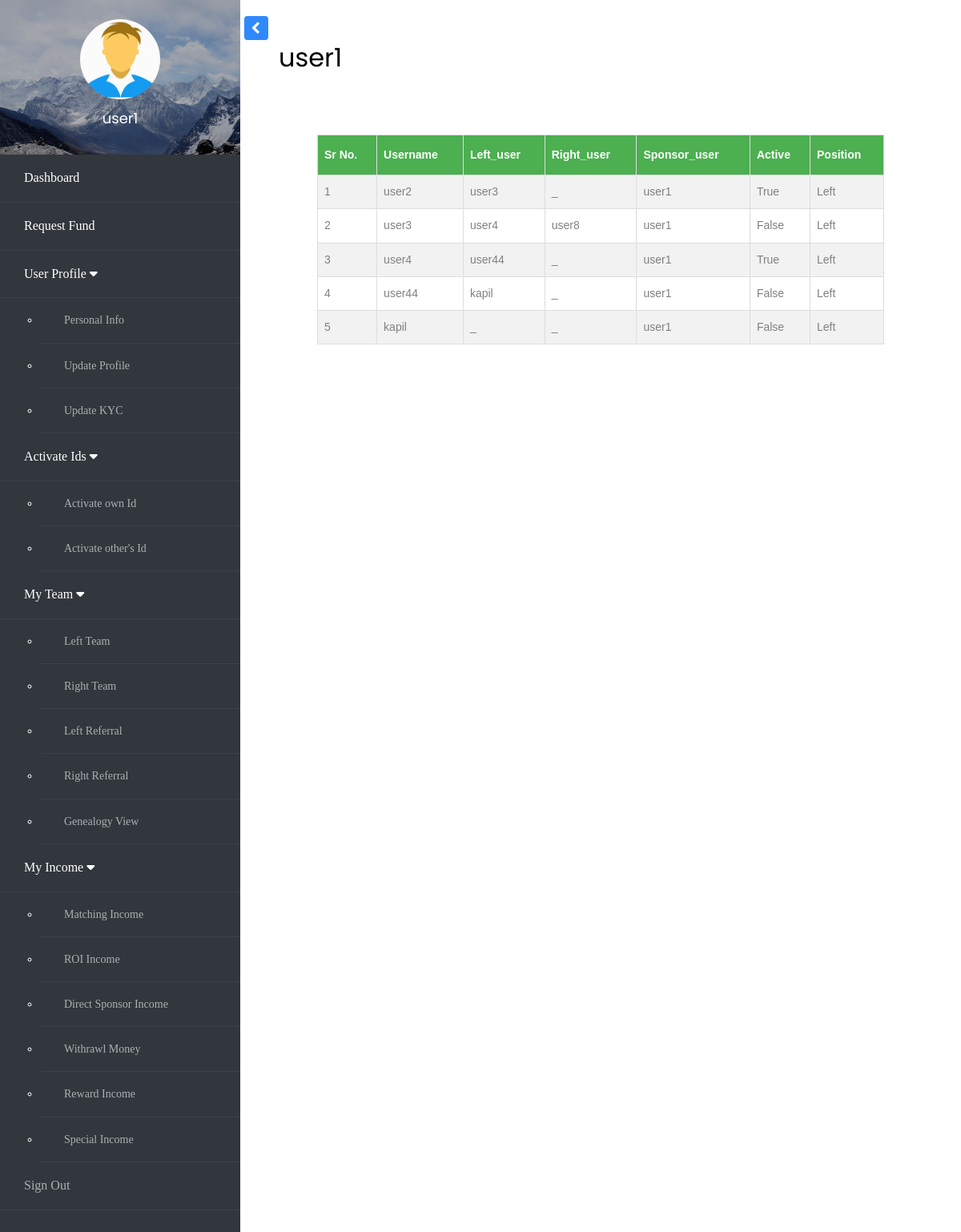
The app's page /p/myleft_referral/ (signed in), older data.
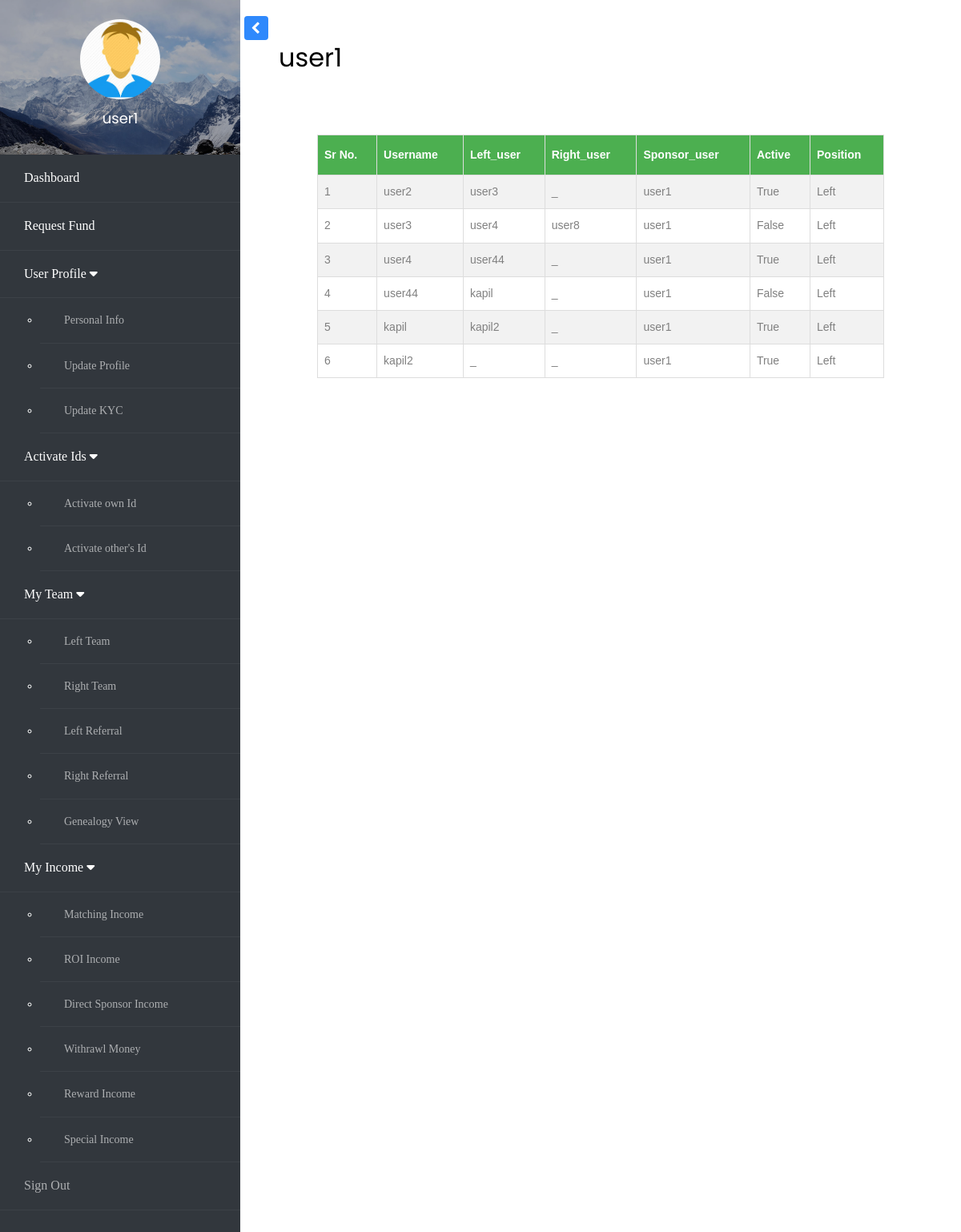
The same page, newer data.
### profile_app/models.py (models this page shows, shortened)
class Tree_View(models.Model):
	user_name = models.CharField(max_length=50,unique=True)
	left = models.CharField(max_length=50,default='null')
	right = models.CharField(max_length=50,default='null')
	left_count = models.IntegerField(default=0)
	right_count = models.IntegerField(default=0)

class Profile(models.Model):
    user = models.OneToOneField(User, on_delete=models.CASCADE)
    phon_no = models.CharField(max_length=12)
    city = models.CharField(max_length=50)
    image = models.ImageField(default="default.jpg", upload_to="profile_pics")
    package = models.IntegerField(default=1000)
    is_active = models.BooleanField(default=False)
    active_amount = models.IntegerField(default=0)
    sponsor_id = models.CharField(max_length=50,default="null")
    side = models.CharField(max_length=5,default = "null")
    '''class Meta:
        verbose_name = _("Profile")
        verbose_name_plural = _("Profiles")
        ordering = ("user",)'''

### profile_app/views.py (the view)
# urls.py: path('myleft_referral/',views.myleft_referral, name='myleft_referral'),
def myleft_referral(request):
	l = []
	current_user_obj = request.user
	name = current_user_obj.username
	u_name = current_user_obj.username
	profile_obj = Profile.objects.get(user = current_user_obj)
	tree_view_obj = Tree_View.objects.get(user_name=u_name)
	if tree_view_obj.left != "null":
		u_name = tree_view_obj.left
		tree_view_obj = Tree_View.objects.get(user_name=u_name)
		current_user_obj = User.objects.get(username = u_name)
		profile_obj = Profile.objects.get(user = current_user_obj)
		while tree_view_obj.left != "null":
			a = []
			if profile_obj.sponsor_id == name:
				a.append(tree_view_obj)
				a.append(profile_obj)
				l.append(a)
			u_name = tree_view_obj.left
			current_user_obj = User.objects.get(username=u_name)
			profile_obj = Profile.objects.get(user=current_user_obj)
			tree_view_obj = Tree_View.objects.get(user_name=u_name)
		a =[]
		if profile_obj.sponsor_id == name:
			a.append(tree_view_obj)
			a.append(profile_obj)
			l.append(a)
	else:
		pass
	d = {
		'l' : l,
		'null' : 'null',
	}
	return render(request,'profile_templates/myleft_referral.html',d)

### profile_app/templates/profile_templates/myleft_referral.html
{% extends "profile_templates/base.html" %}
  {% block styles %}
    {% load static %}
      <link rel="stylesheet" type="text/css" href="{% static 'profile_static/css/table.css' %}">
  {% endblock %}
   {% block content %}
      <div id="content" class="p-4 p-md-5 pt-5">
        <h2 class="mb-4">{{user.username}}</h2>
        <div id="content" class="p-4 p-md-5 pt-5">
         <table id="customers">
            <tr>
               <th>Sr No.</th>
               <th>Username</th>
               <th>Left_user</th>
               <th>Right_user</th>
               <th>Sponsor_user</th>
               <th>Active</th>
               <th>Position</th>
            </tr>
            {% for obj in l %}
            <tr>
            <td>{{forloop.counter}}</td>
          	{% for obj1 in obj %}
          		{% if forloop.first %}
	          		<td>{{obj1.user_name}}</td>
	          		{% if obj1.left == null %}
	          			<td>_</td>
	          		{% else %}
	          			<td>{{obj1.left}}</td>
	          		{% endif %}
	          		{% if obj1.right == null %}
	          			<td>_</td>
	          		{% else %}
	          			<td>{{obj1.right}}</td>
	          		{% endif %}
          		{% else %}
             		<td>{{obj1.sponsor_id}}</td>
          			<td>{{obj1.is_active}}</td>
          			<td>{{obj1.side}}</td>
          		{% endif %}
          	{% endfor %}
        {% endfor %}
         </table>
        </div>
      </div>
 {% endblock content %}

Row changes from the older to the newer data that the page shows:
changed Tree_View (number 5 of 6 on the later page): left (not shown) → "kapil2"; no longer shows "_"
changed Profile (number 5 of 6 on the later page): is_active "False" → "True"
added Tree_View: user_name "kapil2", left "_", right "_"
added Profile: sponsor_id "user1", is_active "True", side "Left"
